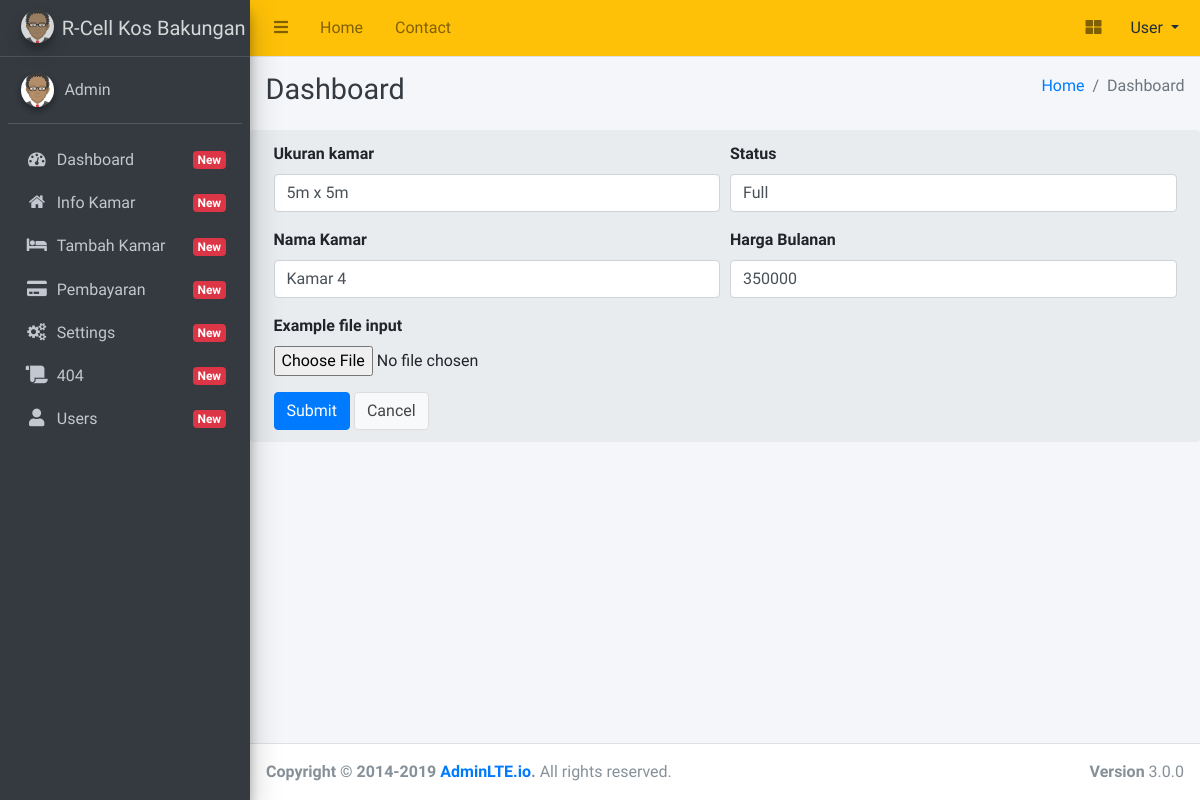
/info_kamar/edit/1, run on the app's committed database.
### tables this page shows
CREATE TABLE `kamar` (
  `id_kamar` int(20) NOT NULL,
  `nama_kamar` varchar(255) NOT NULL,
  `ukuran_kamar` varchar(20) NOT NULL,
  `harga_bulanan` varchar(20) NOT NULL,
  `status` varchar(20) NOT NULL,
  `gambar` varchar(255) NOT NULL
);

### application/controllers/Info_kamar.php (called while the page is built, shortened)
<?php
class Info_kamar extends CI_Controller {
	function __construct()
	{
		$this->load->model('m_kamar');
		$this->load->helper('form','url');
	}
	public function edit($id)
	{
		$this->load->view("header/header");
		$where=array('id_kamar'=>$id);
		$data['kamar']=$this->m_kamar->edit_data($where,'kamar')->result();
		$this->load->view('edit_kamar',$data);
		$this->load->view("footer/footer");
	}
}

### index.php (called while the page is built, shortened)
<?php
require_once BASEPATH.'core/CodeIgniter.php';

### application/models/m_kamar.php (called while the page is built, shortened)
<?php
class M_kamar extends CI_Model{
	function edit_data($where, $table)
	{
		return $this->db->get_where($table,$where);
	}
}

### application/views/edit_kamar.php (the view, shortened to what this page needs)
<div class="breadcrumb">
  <div class="container">
    <?php foreach ($kamar as $k){ ?>
      <form action="<?php echo base_url().'info_kamar/update' ?>" method="post">
        <div class="form-row">
          <div class="form-group col-md-6">
            <label for="ukuranKamar">Ukuran kamar</label>
            <input type="text" name="ukurankamar" class="form-control" id="ukuranKamar" placeholder="Ukuran Kamar" value="<?php echo $k->ukuran_kamar ?>">
          </div>
          <div class="form-group col-md-6">
            <label for="status">Status</label>
            <input type="text" name="status"class="form-control" id="status" placeholder="status" value="<?php echo $k->status ?>">
          </div>
          <div class="form-group col-md-6">
            <label for="hargaBulanan">Nama Kamar</label>
            <input type="text" name="namakamar" class="form-control" id="hargaBulanan" placeholder="Harga Bulanan" value="<?php echo $k->nama_kamar ?>">
          </div>
          <div class="form-group col-md-6">
            <label for="hargaBulanan">Harga Bulanan</label>
            <input type="text" name="hargabulanan" class="form-control" id="hargaBulanan" placeholder="Harga Bulanan" value="<?php echo $k->harga_bulanan ?>">
          </div>
        </div>
        <div class="form-group">
          <label for="exampleFormControlFile1">Example file input</label>
          <input type="file" class="form-control-file" id="exampleFormControlFile1">
        </div>
        <button type="submit" class="btn btn-primary">Submit</button>
        <a href="<?php echo base_url('info_kamar') ?>">
          <button type="button" class="btn btn-default">Cancel</button>
        </a>
      </form>
    <?php } ?>
  </div>
</div>

### data on the page
kamar: ukurankamar "5m x 5m", status "Full", namakamar "Kamar 4", hargabulanan "350000"
